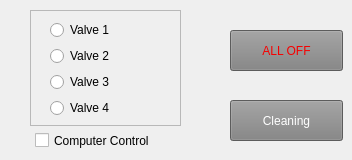
   <widget class="QWidget" name="tab">
    <attribute name="title">
     <string>Valves</string>
    </attribute>
    <widget class="QCheckBox" name="computerCheck">
     <property name="geometry">
      <rect>
       <x>35</x>
       <y>130</y>
       <width>151</width>
       <height>21</height>
      </rect>
     </property>
     <property name="text">
      <string>Computer Control</string>
     </property>
     <property name="checked">
      <bool>false</bool>
     </property>
    </widget>
    <widget class="QPushButton" name="valveAllOff">
     <property name="geometry">
      <rect>
       <x>230</x>
       <y>30</y>
       <width>113</width>
       <height>41</height>
      </rect>
     </property>
     <property name="palette">
      <palette>
       <active>
        <colorrole role="Button">
         <brush brushstyle="SolidPattern">
          <color alpha="255">
           <red>129</red>
           <green>129</green>
           <blue>129</blue>
          </color>
         </brush>
        </colorrole>
        <colorrole role="ButtonText">
         <brush brushstyle="SolidPattern">
          <color alpha="255">
           <red>246</red>
           <green>0</green>
           <blue>0</blue>
          </color>
         </brush>
        </colorrole>
        <colorrole role="Base">
         <brush brushstyle="SolidPattern">
          <color alpha="255">
           <red>129</red>
           <green>129</green>
           <blue>129</blue>
          </color>
         </brush>
        </colorrole>
        <colorrole role="Window">
         <brush brushstyle="SolidPattern">
          <color alpha="255">
           <red>129</red>
           <green>129</green>
           <blue>129</blue>
          </color>
         </brush>
        </colorrole>
        <colorrole role="AlternateBase">
         <brush brushstyle="SolidPattern">
          <color alpha="255">
           <red>0</red>
           <green>0</green>
           <blue>0</blue>
          </color>
         </brush>
        </colorrole>
       </active>
       <inactive>
        <colorrole role="Button">
         <brush brushstyle="SolidPattern">
          <color alpha="255">
           <red>129</red>
           <green>129</green>
           <blue>129</blue>
          </color>
         </brush>
        </colorrole>
        <colorrole role="ButtonText">
         <brush brushstyle="SolidPattern">
          <color alpha="255">
           <red>246</red>
           <green>0</green>
           <blue>0</blue>
          </color>
         </brush>
        </colorrole>
        <colorrole role="Base">
         <brush brushstyle="SolidPattern">
          <color alpha="255">
           <red>129</red>
           <green>129</green>
           <blue>129</blue>
          </color>
         </brush>
        </colorrole>
        <colorrole role="Window">
         <brush brushstyle="SolidPattern">
          <color alpha="255">
           <red>129</red>
           <green>129</green>
           <blue>129</blue>
          </color>
         </brush>
        </colorrole>
        <colorrole role="AlternateBase">
         <brush brushstyle="SolidPattern">
          <color alpha="255">
           <red>0</red>
           <green>0</green>
           <blue>0</blue>
          </color>
         </brush>
        </colorrole>
       </inactive>
       <disabled>
        <colorrole role="Button">
         <brush brushstyle="SolidPattern">
          <color alpha="255">
           <red>129</red>
           <green>129</green>
           <blue>129</blue>
          </color>
         </brush>
        </colorrole>
        <colorrole role="ButtonText">
         <brush brushstyle="SolidPattern">
          <color alpha="255">
           <red>106</red>
           <green>104</green>
           <blue>100</blue>
          </color>
         </brush>
        </colorrole>
        <colorrole role="Base">
         <brush brushstyle="SolidPattern">
          <color alpha="255">
           <red>129</red>
           <green>129</green>
           <blue>129</blue>
          </color>
         </brush>
        </colorrole>
        <colorrole role="Window">
         <brush brushstyle="SolidPattern">
          <color alpha="255">
           <red>129</red>
           <green>129</green>
           <blue>129</blue>
          </color>
         </brush>
        </colorrole>
        <colorrole role="AlternateBase">
         <brush brushstyle="SolidPattern">
          <color alpha="255">
           <red>0</red>
           <green>0</green>
           <blue>0</blue>
          </color>
         </brush>
        </colorrole>
       </disabled>
      </palette>
     </property>
     <property name="text">
      <string>ALL OFF</string>
     </property>
    </widget>
    <widget class="QPushButton" name="valveCleaning">
     <property name="geometry">
      <rect>
       <x>230</x>
       <y>100</y>
       <width>113</width>
       <height>41</height>
      </rect>
     </property>
     <property name="palette">
      <palette>
       <active>
        <colorrole role="WindowText">
         <brush brushstyle="SolidPattern">
          <color alpha="255">
           <red>0</red>
           <green>0</green>
           <blue>0</blue>
          </color>
         </brush>
        </colorrole>
        <colorrole role="Button">
         <brush brushstyle="SolidPattern">
          <color alpha="255">
           <red>129</red>
           <green>129</green>
           <blue>129</blue>
          </color>
         </brush>
        </colorrole>
        <colorrole role="Light">
         <brush brushstyle="SolidPattern">
          <color alpha="255">
           <red>142</red>
           <green>255</green>
           <blue>142</blue>
          </color>
         </brush>
        </colorrole>
        <colorrole role="Midlight">
         <brush brushstyle="SolidPattern">
          <color alpha="255">
           <red>78</red>
           <green>255</green>
           <blue>78</blue>
          </color>
         </brush>
        </colorrole>
        <colorrole role="Dark">
         <brush brushstyle="SolidPattern">
          <color alpha="255">
           <red>7</red>
           <green>127</green>
           <blue>7</blue>
          </color>
         </brush>
        </colorrole>
        <colorrole role="Mid">
         <brush brushstyle="SolidPattern">
          <color alpha="255">
           <red>9</red>
           <green>170</green>
           <blue>10</blue>
          </color>
         </brush>
        </colorrole>
        <colorrole role="Text">
         <brush brushstyle="SolidPattern">
          <color alpha="255">
           <red>0</red>
           <green>0</green>
           <blue>0</blue>
          </color>
         </brush>
        </colorrole>
        <colorrole role="BrightText">
         <brush brushstyle="SolidPattern">
          <color alpha="255">
           <red>255</red>
           <green>255</green>
           <blue>255</blue>
          </color>
         </brush>
        </colorrole>
        <colorrole role="ButtonText">
         <brush brushstyle="SolidPattern">
          <color alpha="255">
           <red>0</red>
           <green>174</green>
           <blue>7</blue>
          </color>
         </brush>
        </colorrole>
        <colorrole role="Base">
         <brush brushstyle="SolidPattern">
          <color alpha="255">
           <red>129</red>
           <green>129</green>
           <blue>129</blue>
          </color>
         </brush>
        </colorrole>
        <colorrole role="Window">
         <brush brushstyle="SolidPattern">
          <color alpha="255">
           <red>129</red>
           <green>129</green>
           <blue>129</blue>
          </color>
         </brush>
        </colorrole>
        <colorrole role="Shadow">
         <brush brushstyle="SolidPattern">
          <color alpha="255">
           <red>0</red>
           <green>0</green>
           <blue>0</blue>
          </color>
         </brush>
        </colorrole>
        <colorrole role="AlternateBase">
         <brush brushstyle="SolidPattern">
          <color alpha="255">
           <red>0</red>
           <green>0</green>
           <blue>0</blue>
          </color>
         </brush>
        </colorrole>
        <colorrole role="ToolTipBase">
         <brush brushstyle="SolidPattern">
          <color alpha="255">
           <red>255</red>
           <green>255</green>
           <blue>220</blue>
          </color>
         </brush>
        </colorrole>
        <colorrole role="ToolTipText">
         <brush brushstyle="SolidPattern">
          <color alpha="255">
           <red>0</red>
           <green>0</green>
           <blue>0</blue>
          </color>
         </brush>
        </colorrole>
       </active>
       <inactive>
        <colorrole role="WindowText">
         <brush brushstyle="SolidPattern">
          <color alpha="255">
           <red>0</red>
           <green>0</green>
           <blue>0</blue>
          </color>
         </brush>
        </colorrole>
        <colorrole role="Button">
         <brush brushstyle="SolidPattern">
          <color alpha="255">
           <red>129</red>
           <green>129</green>
           <blue>129</blue>
          </color>
         </brush>
        </colorrole>
        <colorrole role="Light">
         <brush brushstyle="SolidPattern">
          <color alpha="255">
           <red>142</red>
           <green>255</green>
           <blue>142</blue>
          </color>
         </brush>
        </colorrole>
        <colorrole role="Midlight">
         <brush brushstyle="SolidPattern">
          <color alpha="255">
           <red>78</red>
           <green>255</green>
           <blue>78</blue>
          </color>
         </brush>
        </colorrole>
        <colorrole role="Dark">
         <brush brushstyle="SolidPattern">
          <color alpha="255">
           <red>7</red>
           <green>127</green>
           <blue>7</blue>
          </color>
         </brush>
        </colorrole>
        <colorrole role="Mid">
         <brush brushstyle="SolidPattern">
          <color alpha="255">
           <red>9</red>
           <green>170</green>
           <blue>10</blue>
          </color>
         </brush>
        </colorrole>
        <colorrole role="Text">
         <brush brushstyle="SolidPattern">
          <color alpha="255">
           <red>0</red>
           <green>0</green>
           <blue>0</blue>
          </color>
         </brush>
        </colorrole>
        <colorrole role="BrightText">
         <brush brushstyle="SolidPattern">
          <color alpha="255">
           <red>255</red>
           <green>255</green>
           <blue>255</blue>
          </color>
         </brush>
        </colorrole>
        <colorrole role="ButtonText">
         <brush brushstyle="SolidPattern">
          <color alpha="255">
           <red>255</red>
           <green>255</green>
           <blue>255</blue>
          </color>
         </brush>
        </colorrole>
        <colorrole role="Base">
         <brush brushstyle="SolidPattern">
          <color alpha="255">
           <red>129</red>
           <green>129</green>
           <blue>129</blue>
          </color>
         </brush>
        </colorrole>
        <colorrole role="Window">
         <brush brushstyle="SolidPattern">
          <color alpha="255">
           <red>129</red>
           <green>129</green>
           <blue>129</blue>
          </color>
         </brush>
        </colorrole>
        <colorrole role="Shadow">
         <brush brushstyle="SolidPattern">
          <color alpha="255">
           <red>0</red>
           <green>0</green>
           <blue>0</blue>
          </color>
         </brush>
        </colorrole>
        <colorrole role="AlternateBase">
         <brush brushstyle="SolidPattern">
          <color alpha="255">
           <red>0</red>
           <green>0</green>
           <blue>0</blue>
          </color>
         </brush>
        </colorrole>
        <colorrole role="ToolTipBase">
         <brush brushstyle="SolidPattern">
          <color alpha="255">
           <red>255</red>
           <green>255</green>
           <blue>220</blue>
          </color>
         </brush>
        </colorrole>
        <colorrole role="ToolTipText">
         <brush brushstyle="SolidPattern">
          <color alpha="255">
           <red>0</red>
           <green>0</green>
           <blue>0</blue>
          </color>
         </brush>
        </colorrole>
       </inactive>
       <disabled>
        <colorrole role="WindowText">
         <brush brushstyle="SolidPattern">
          <color alpha="255">
           <red>7</red>
           <green>127</green>
           <blue>7</blue>
          </color>
         </brush>
        </colorrole>
        <colorrole role="Button">
         <brush brushstyle="SolidPattern">
          <color alpha="255">
           <red>129</red>
           <green>129</green>
           <blue>129</blue>
          </color>
         </brush>
        </colorrole>
        <colorrole role="Light">
         <brush brushstyle="SolidPattern">
          <color alpha="255">
           <red>142</red>
           <green>255</green>
           <blue>142</blue>
          </color>
         </brush>
        </colorrole>
        <colorrole role="Midlight">
         <brush brushstyle="SolidPattern">
          <color alpha="255">
           <red>78</red>
           <green>255</green>
           <blue>78</blue>
          </color>
         </brush>
        </colorrole>
        <colorrole role="Dark">
         <brush brushstyle="SolidPattern">
          <color alpha="255">
           <red>7</red>
           <green>127</green>
           <blue>7</blue>
          </color>
         </brush>
        </colorrole>
        <colorrole role="Mid">
         <brush brushstyle="SolidPattern">
          <color alpha="255">
           <red>9</red>
           <green>170</green>
           <blue>10</blue>
          </color>
         </brush>
        </colorrole>
        <colorrole role="Text">
         <brush brushstyle="SolidPattern">
          <color alpha="255">
           <red>7</red>
           <green>127</green>
           <blue>7</blue>
          </color>
         </brush>
        </colorrole>
        <colorrole role="BrightText">
         <brush brushstyle="SolidPattern">
          <color alpha="255">
           <red>255</red>
           <green>255</green>
           <blue>255</blue>
          </color>
         </brush>
        </colorrole>
        <colorrole role="ButtonText">
         <brush brushstyle="SolidPattern">
          <color alpha="255">
           <red>100</red>
           <green>110</green>
           <blue>112</blue>
          </color>
         </brush>
        </colorrole>
        <colorrole role="Base">
         <brush brushstyle="SolidPattern">
          <color alpha="255">
           <red>129</red>
           <green>129</green>
           <blue>129</blue>
          </color>
         </brush>
        </colorrole>
        <colorrole role="Window">
         <brush brushstyle="SolidPattern">
          <color alpha="255">
           <red>129</red>
           <green>129</green>
           <blue>129</blue>
          </color>
         </brush>
        </colorrole>
        <colorrole role="Shadow">
         <brush brushstyle="SolidPattern">
          <color alpha="255">
           <red>0</red>
           <green>0</green>
           <blue>0</blue>
          </color>
         </brush>
        </colorrole>
        <colorrole role="AlternateBase">
         <brush brushstyle="SolidPattern">
          <color alpha="255">
           <red>0</red>
           <green>0</green>
           <blue>0</blue>
          </color>
         </brush>
        </colorrole>
        <colorrole role="ToolTipBase">
         <brush brushstyle="SolidPattern">
          <color alpha="255">
           <red>255</red>
           <green>255</green>
           <blue>220</blue>
          </color>
         </brush>
        </colorrole>
        <colorrole role="ToolTipText">
         <brush brushstyle="SolidPattern">
          <color alpha="255">
           <red>0</red>
           <green>0</green>
           <blue>0</blue>
          </color>
         </brush>
        </colorrole>
       </disabled>
      </palette>
     </property>
     <property name="text">
      <string>Cleaning</string>
     </property>
    </widget>
    <widget class="QFrame" name="frame_2">
     <property name="geometry">
      <rect>
       <x>30</x>
       <y>10</y>
       <width>151</width>
       <height>116</height>
      </rect>
     </property>
     <property name="frameShape">
      <enum>QFrame::StyledPanel</enum>
     </property>
     <property name="frameShadow">
      <enum>QFrame::Raised</enum>
     </property>
     <widget class="QWidget" name="verticalLayoutWidget_2">
      <property name="geometry">
       <rect>
        <x>20</x>
        <y>10</y>
        <width>101</width>
        <height>101</height>
       </rect>
      </property>
      <layout class="QVBoxLayout" name="verticalLayout_2">
       <item>
        <widget class="QRadioButton" name="valveSelect1">
         <property name="text">
          <string>Valve 1</string>
         </property>
        </widget>
       </item>
       <item>
        <widget class="QRadioButton" name="valveSelect2">
         <property name="baseSize">
          <size>
           <width>50</width>
           <height>50</height>
          </size>
         </property>
         <property name="cursor">
          <cursorShape>PointingHandCursor</cursorShape>
         </property>
         <property name="text">
          <string>Valve 2</string>
         </property>
         <property name="iconSize">
          <size>
           <width>50</width>
           <height>50</height>
          </size>
         </property>
        </widget>
       </item>
       <item>
        <widget class="QRadioButton" name="valveSelect3">
         <property name="baseSize">
          <size>
           <width>50</width>
           <height>50</height>
          </size>
         </property>
         <property name="cursor">
          <cursorShape>PointingHandCursor</cursorShape>
         </property>
         <property name="text">
          <string>Valve 3</string>
         </property>
         <property name="iconSize">
          <size>
           <width>50</width>
           <height>50</height>
          </size>
         </property>
        </widget>
       </item>
       <item>
        <widget class="QRadioButton" name="valveSelect4">
         <property name="baseSize">
          <size>
           <width>50</width>
           <height>50</height>
          </size>
         </property>
         <property name="cursor">
          <cursorShape>PointingHandCursor</cursorShape>
         </property>
         <property name="text">
          <string>Valve 4</string>
         </property>
         <property name="iconSize">
          <size>
           <width>50</width>
           <height>50</height>
          </size>
         </property>
        </widget>
       </item>
      </layout>
     </widget>
    </widget>
   </widget>
